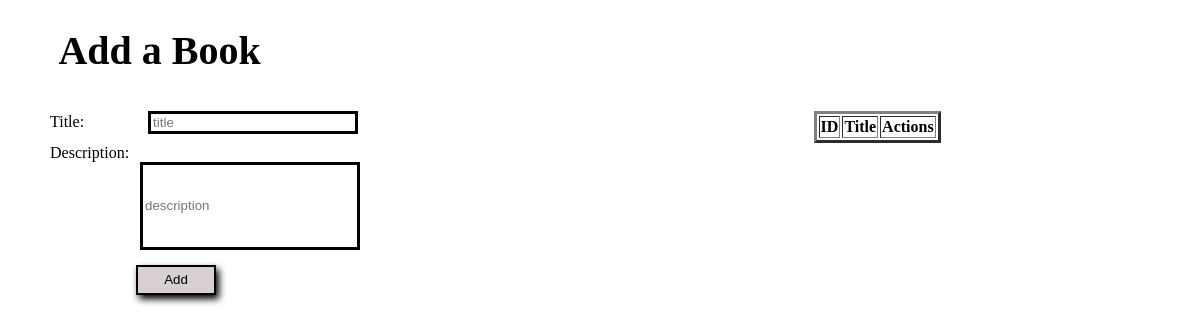
The app's page /, older data.
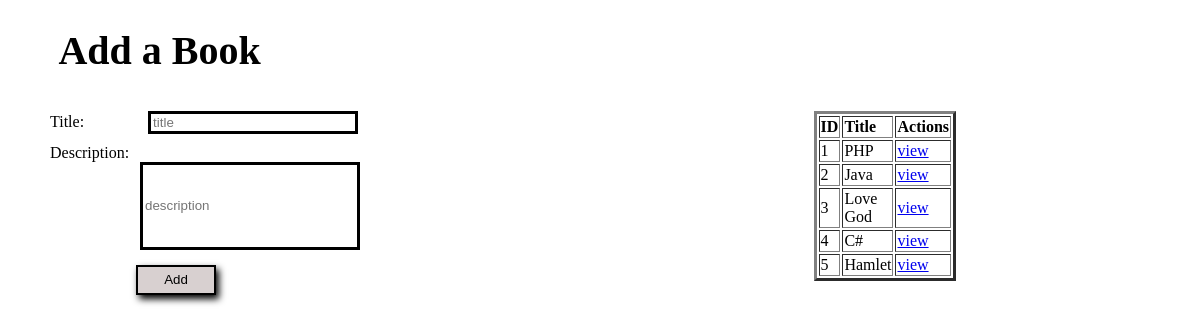
The same page, newer data.
### app_authorandBooks/models.py (models this page shows)
class Book(models.Model):
    title = models.CharField(max_length=255)
    description = models.TextField(default="old book")
    created_at = models.DateTimeField(auto_now_add=True)
    updated_at = models.DateTimeField(auto_now=True)

### app_authorandBooks/views.py (the view)
def index (request): #get data to fill what we need after
    Books= Book.objects.all() #gets all the records in the table
    context ={
            'Books':Books}
    return render (request,'index.html',context)

### app_authorandBooks/templates/index.html (shortened to what this page needs)
<!DOCTYPE html>
<html lang="en">
<head>
    {% load static %}
    <link rel="stylesheet" href="{% static 'css/Style.css' %}">
</head>
<body>
    <div>
        <h1>Add a Book</h1>
        <div class="cont_1">
            <form  action="/add_book" method="POST">
                <div>
                    <label name="title">Title:</label>
                    <input type="text" name="title" placeholder="title" required>
                </div>
                <div><label  name="description">Description:</label>
                    <input class="text"  type="text" name="description" placeholder="description" required>
                </div>
                <button class="btnSubmit" type="submit">Add </button>
            </form>
            <div class="table">
                <table border="3">
                    <tr>
                        <th>ID</th>
                        <th>Title</th>
                        <th>Actions</th>
                    </tr>
                    {% for book in Books %}
                    <tr>
                        <td>{{book.id}}</td>
                        <td>{{book.title}}</td>
                        <td><a href="{% url 'book_detail' book.id %}">view</a></td>
                    </tr>
                    {% endfor %}
                </table>
            </div>
        </div>
    </div>
</body>
</html>

Row changes from the older to the newer data that the page shows:
added Book: id "1", title "PHP"
added Book: id "2", title "Java"
added Book: id "3", title "Love God"
added Book: id "4", title "C#"
added Book: id "5", title "Hamlet"
